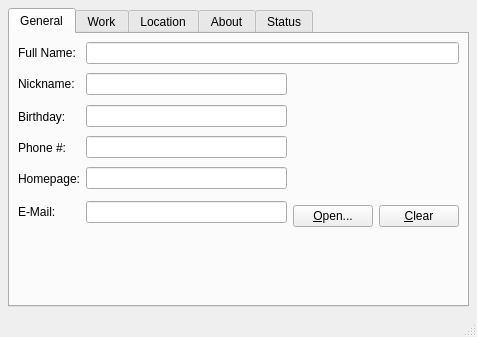
<?xml version="1.0" encoding="UTF-8"?>
<ui version="4.0">
 <class>Info</class>
 <widget class="QDialog" name="Info">
  <property name="geometry">
   <rect>
    <x>0</x>
    <y>0</y>
    <width>477</width>
    <height>337</height>
   </rect>
  </property>
  <property name="windowTitle">
   <string>User Info</string>
  </property>
  <property name="sizeGripEnabled">
   <bool>true</bool>
  </property>
  <layout class="QVBoxLayout">
   <property name="spacing">
    <number>6</number>
   </property>
   <property name="margin">
    <number>8</number>
   </property>
   <item>
    <widget class="QTabWidget" name="tabwidget">
     <property name="currentIndex">
      <number>0</number>
     </property>
     <widget class="QWidget" name="tab_general">
      <attribute name="title">
       <string>General</string>
      </attribute>
      <layout class="QGridLayout">
       <property name="margin">
        <number>8</number>
       </property>
       <property name="spacing">
        <number>6</number>
       </property>
       <item row="1" column="1">
        <widget class="QLineEdit" name="le_nickname">
         <property name="minimumSize">
          <size>
           <width>120</width>
           <height>0</height>
          </size>
         </property>
        </widget>
       </item>
       <item row="7" column="1">
        <spacer>
         <property name="orientation">
          <enum>Qt::Vertical</enum>
         </property>
         <property name="sizeType">
          <enum>QSizePolicy::Expanding</enum>
         </property>
         <property name="sizeHint" stdset="0">
          <size>
           <width>20</width>
           <height>60</height>
          </size>
         </property>
        </spacer>
       </item>
       <item row="5" column="0">
        <widget class="QLabel" name="TextLabel1_2_2_2_2">
         <property name="text">
          <string>E-Mail:</string>
         </property>
        </widget>
       </item>
       <item row="0" column="1" colspan="2">
        <widget class="ActionLineEdit" name="le_fullname"/>
       </item>
       <item row="2" column="0">
        <widget class="QLabel" name="TextLabel1_3_2_3_2">
         <property name="text">
          <string>Birthday:</string>
         </property>
        </widget>
       </item>
       <item row="1" column="2" rowspan="5">
        <layout class="QVBoxLayout">
         <property name="spacing">
          <number>6</number>
         </property>
         <property name="margin">
          <number>0</number>
         </property>
         <item>
          <widget class="QToolButton" name="tb_photo">
           <property name="sizePolicy">
            <sizepolicy hsizetype="Preferred" vsizetype="Preferred">
             <horstretch>0</horstretch>
             <verstretch>0</verstretch>
            </sizepolicy>
           </property>
           <property name="minimumSize">
            <size>
             <width>129</width>
             <height>129</height>
            </size>
           </property>
           <property name="toolTip">
            <string>View in real size</string>
           </property>
           <property name="shortcut">
            <string>Alt+V</string>
           </property>
           <property name="autoRaise">
            <bool>true</bool>
           </property>
          </widget>
         </item>
         <item>
          <layout class="QHBoxLayout">
           <property name="spacing">
            <number>6</number>
           </property>
           <property name="margin">
            <number>0</number>
           </property>
           <item>
            <widget class="QPushButton" name="pb_open">
             <property name="sizePolicy">
              <sizepolicy hsizetype="Minimum" vsizetype="Fixed">
               <horstretch>0</horstretch>
               <verstretch>0</verstretch>
              </sizepolicy>
             </property>
             <property name="text">
              <string>&amp;Open...</string>
             </property>
             <property name="shortcut">
              <string>Alt+O</string>
             </property>
             <property name="autoDefault">
              <bool>false</bool>
             </property>
             <property name="flat">
              <bool>false</bool>
             </property>
            </widget>
           </item>
           <item>
            <widget class="QPushButton" name="pb_clear">
             <property name="sizePolicy">
              <sizepolicy hsizetype="Minimum" vsizetype="Fixed">
               <horstretch>0</horstretch>
               <verstretch>0</verstretch>
              </sizepolicy>
             </property>
             <property name="text">
              <string>&amp;Clear</string>
             </property>
             <property name="shortcut">
              <string>Alt+C</string>
             </property>
             <property name="autoDefault">
              <bool>false</bool>
             </property>
             <property name="flat">
              <bool>false</bool>
             </property>
            </widget>
           </item>
          </layout>
         </item>
        </layout>
       </item>
       <item row="0" column="0">
        <widget class="QLabel" name="TextLabel1_2_2">
         <property name="text">
          <string>Full Name:</string>
         </property>
        </widget>
       </item>
       <item row="3" column="0">
        <widget class="QLabel" name="TextLabel1_3_2_2_2_2">
         <property name="text">
          <string>Phone #:</string>
         </property>
        </widget>
       </item>
       <item row="4" column="0">
        <widget class="QLabel" name="TextLabel1_2_3_2">
         <property name="text">
          <string>Homepage:</string>
         </property>
        </widget>
       </item>
       <item row="1" column="0">
        <widget class="QLabel" name="TextLabel1_2">
         <property name="text">
          <string>Nickname:</string>
         </property>
        </widget>
       </item>
       <item row="3" column="1">
        <widget class="QLineEdit" name="le_phone"/>
       </item>
       <item row="2" column="1">
        <widget class="ActionLineEdit" name="le_bday">
         <property name="readOnly">
          <bool>true</bool>
         </property>
        </widget>
       </item>
       <item row="4" column="1">
        <widget class="ActionLineEdit" name="le_homepage"/>
       </item>
       <item row="5" column="1">
        <widget class="QLineEdit" name="le_email"/>
       </item>
      </layout>
     </widget>
     <widget class="QWidget" name="tab_work">
      <attribute name="title">
       <string>Work</string>
      </attribute>
      <layout class="QVBoxLayout">
       <property name="spacing">
        <number>6</number>
       </property>
       <property name="margin">
        <number>8</number>
       </property>
       <item>
        <layout class="QGridLayout">
         <property name="margin">
          <number>0</number>
         </property>
         <property name="spacing">
          <number>6</number>
         </property>
         <item row="2" column="1">
          <widget class="QLineEdit" name="le_title"/>
         </item>
         <item row="0" column="0">
          <widget class="QLabel" name="TextLabel1_2_2_2_3">
           <property name="text">
            <string>Company:</string>
           </property>
          </widget>
         </item>
         <item row="2" column="0">
          <widget class="QLabel" name="TextLabel1_3_2_2_2_3_2">
           <property name="text">
            <string>Position:</string>
           </property>
          </widget>
         </item>
         <item row="0" column="1">
          <widget class="QLineEdit" name="le_orgName"/>
         </item>
         <item row="1" column="0">
          <widget class="QLabel" name="TextLabel1_2_3_3">
           <property name="text">
            <string>Department:</string>
           </property>
          </widget>
         </item>
         <item row="1" column="1">
          <widget class="QLineEdit" name="le_orgUnit"/>
         </item>
         <item row="3" column="1">
          <widget class="QLineEdit" name="le_role"/>
         </item>
         <item row="3" column="0">
          <widget class="QLabel" name="TextLabel1_3_2_2_2_4">
           <property name="text">
            <string>Role:</string>
           </property>
          </widget>
         </item>
        </layout>
       </item>
       <item>
        <spacer>
         <property name="orientation">
          <enum>Qt::Vertical</enum>
         </property>
         <property name="sizeType">
          <enum>QSizePolicy::Expanding</enum>
         </property>
         <property name="sizeHint" stdset="0">
          <size>
           <width>0</width>
           <height>20</height>
          </size>
         </property>
        </spacer>
       </item>
      </layout>
     </widget>
     <widget class="QWidget" name="tab_location">
      <attribute name="title">
       <string>Location</string>
      </attribute>
      <layout class="QVBoxLayout">
       <property name="spacing">
        <number>6</number>
       </property>
       <property name="margin">
        <number>8</number>
       </property>
       <item>
        <layout class="QGridLayout">
         <property name="margin">
          <number>0</number>
         </property>
         <property name="spacing">
          <number>6</number>
         </property>
         <item row="5" column="0">
          <widget class="QLabel" name="TextLabel1_3_2_2_2">
           <property name="text">
            <string>Country:</string>
           </property>
          </widget>
         </item>
         <item row="4" column="0">
          <widget class="QLabel" name="TextLabel1_3_2_2_2_3">
           <property name="text">
            <string>Postal Code:</string>
           </property>
          </widget>
         </item>
         <item row="1" column="1">
          <widget class="QLineEdit" name="le_ext"/>
         </item>
         <item row="5" column="1">
          <widget class="QLineEdit" name="le_country"/>
         </item>
         <item row="4" column="1">
          <widget class="QLineEdit" name="le_pcode"/>
         </item>
         <item row="3" column="0">
          <widget class="QLabel" name="TextLabel1_2_3">
           <property name="text">
            <string>State:</string>
           </property>
          </widget>
         </item>
         <item row="2" column="0">
          <widget class="QLabel" name="TextLabel1_2_2_2">
           <property name="text">
            <string>City:</string>
           </property>
          </widget>
         </item>
         <item row="0" column="1">
          <widget class="QLineEdit" name="le_street"/>
         </item>
         <item row="0" column="0">
          <widget class="QLabel" name="TextLabel1_3_2_3">
           <property name="text">
            <string>Street:</string>
           </property>
          </widget>
         </item>
         <item row="3" column="1">
          <widget class="QLineEdit" name="le_state"/>
         </item>
         <item row="2" column="1">
          <widget class="QLineEdit" name="le_city"/>
         </item>
        </layout>
       </item>
       <item>
        <spacer>
         <property name="orientation">
          <enum>Qt::Vertical</enum>
         </property>
         <property name="sizeType">
          <enum>QSizePolicy::Expanding</enum>
         </property>
         <property name="sizeHint" stdset="0">
          <size>
           <width>0</width>
           <height>20</height>
          </size>
         </property>
        </spacer>
       </item>
      </layout>
     </widget>
     <widget class="QWidget" name="tab_about">
      <attribute name="title">
       <string>About</string>
      </attribute>
      <layout class="QVBoxLayout">
       <property name="spacing">
        <number>6</number>
       </property>
       <property name="margin">
        <number>8</number>
       </property>
       <item>
        <widget class="QPlainTextEdit" name="te_desc"/>
       </item>
      </layout>
     </widget>
     <widget class="QWidget" name="tab_status">
      <attribute name="title">
       <string>Status</string>
      </attribute>
      <layout class="QVBoxLayout">
       <property name="spacing">
        <number>6</number>
       </property>
       <property name="margin">
        <number>8</number>
       </property>
       <item>
        <widget class="PsiTextView" name="te_status" native="true"/>
       </item>
      </layout>
     </widget>
    </widget>
   </item>
   <item>
    <layout class="QHBoxLayout">
     <property name="spacing">
      <number>6</number>
     </property>
     <property name="margin">
      <number>0</number>
     </property>
     <item>
      <widget class="BusyWidget" name="busy" native="true"/>
     </item>
     <item>
      <spacer>
       <property name="orientation">
        <enum>Qt::Horizontal</enum>
       </property>
       <property name="sizeType">
        <enum>QSizePolicy::Expanding</enum>
       </property>
       <property name="sizeHint" stdset="0">
        <size>
         <width>190</width>
         <height>16</height>
        </size>
       </property>
      </spacer>
     </item>
     <item>
      <widget class="IconButton" name="pb_submit" native="true">
       <property name="text" stdset="0">
        <string>&amp;Publish</string>
       </property>
      </widget>
     </item>
     <item>
      <widget class="IconButton" name="pb_refresh" native="true">
       <property name="text" stdset="0">
        <string>&amp;Retrieve</string>
       </property>
       <property name="psiIconName" stdset="0">
        <string>psi/reload</string>
       </property>
      </widget>
     </item>
     <item>
      <widget class="IconButton" name="pb_close" native="true">
       <property name="text" stdset="0">
        <string>&amp;Close</string>
       </property>
       <property name="psiIconName" stdset="0">
        <string>psi/close</string>
       </property>
      </widget>
     </item>
    </layout>
   </item>
  </layout>
 </widget>
 <layoutdefault spacing="6" margin="11"/>
 <customwidgets>
  <customwidget>
   <class>ActionLineEdit</class>
   <extends>QLineEdit</extends>
   <header>actionlineedit.h</header>
  </customwidget>
  <customwidget>
   <class>PsiTextView</class>
   <extends>QWidget</extends>
   <header>psitextview.h</header>
  </customwidget>
  <customwidget>
   <class>BusyWidget</class>
   <extends>QWidget</extends>
   <header>busywidget.h</header>
  </customwidget>
  <customwidget>
   <class>IconButton</class>
   <extends>QWidget</extends>
   <header>iconbutton.h</header>
  </customwidget>
 </customwidgets>
 <tabstops>
  <tabstop>tabwidget</tabstop>
  <tabstop>le_fullname</tabstop>
  <tabstop>le_nickname</tabstop>
  <tabstop>le_bday</tabstop>
  <tabstop>le_phone</tabstop>
  <tabstop>le_homepage</tabstop>
  <tabstop>le_email</tabstop>
  <tabstop>tb_photo</tabstop>
  <tabstop>pb_open</tabstop>
  <tabstop>pb_clear</tabstop>
  <tabstop>pb_submit</tabstop>
  <tabstop>pb_refresh</tabstop>
  <tabstop>pb_close</tabstop>
  <tabstop>le_orgName</tabstop>
  <tabstop>le_orgUnit</tabstop>
  <tabstop>le_title</tabstop>
  <tabstop>le_role</tabstop>
  <tabstop>le_street</tabstop>
  <tabstop>le_ext</tabstop>
  <tabstop>le_city</tabstop>
  <tabstop>le_state</tabstop>
  <tabstop>le_pcode</tabstop>
  <tabstop>le_country</tabstop>
  <tabstop>te_desc</tabstop>
 </tabstops>
 <resources/>
 <connections/>
</ui>
